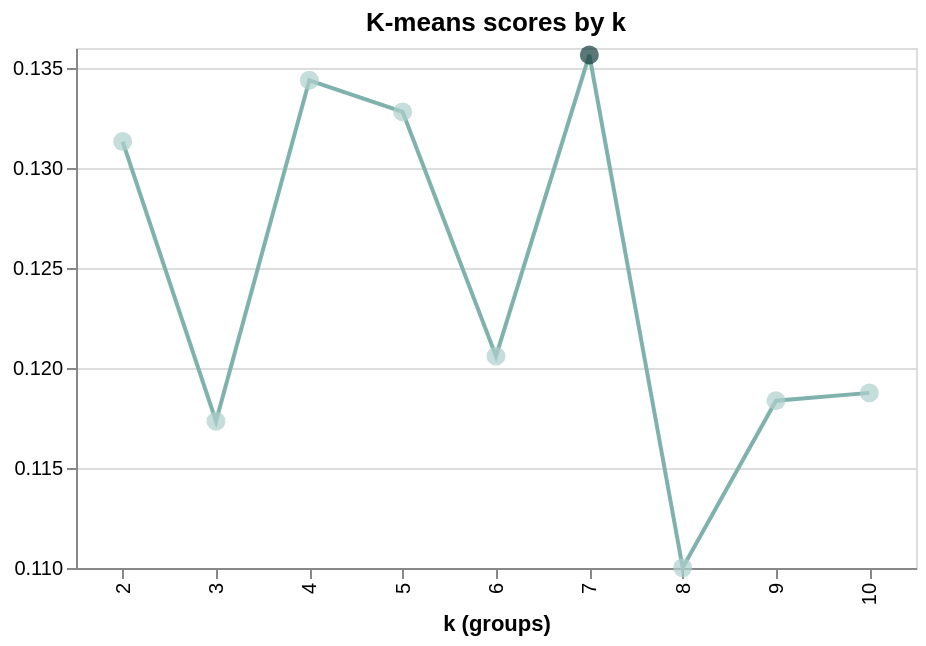

The code cell stored with this chart in its notebook:
### Markdown cell above
The same k checks, interactive. Pick a score in the menu. Hover a point for its value. The chosen k is the dark point.

### Code cell
import altair as alt
import geopandas as gpd

alt.renderers.enable("html")            # the chart works in the saved HTML page too
alt.data_transformers.disable_max_rows()

import json
from pipeline.tract.io import out_dir

# Read the saved results of groups.run() above, so this cell runs on its own
km = pd.read_csv(out_dir() / "groups_k_metrics.csv")
K = json.loads((out_dir() / "groups_summary.json").read_text())["k"]
scores = {"silhouette": "Silhouette (higher is better)", "davies_bouldin": "Davies-Bouldin (lower is better)",
          "gap": "Gap statistic (higher is better)", "ari_seeds": "Stability across seeds, ARI",
          "ari_bootstrap": "Stability across subsamples, ARI", "smallest_group_share": "Smallest group share"}
long = km.melt(id_vars="k", value_vars=[c for c in scores if c in km.columns], var_name="score", value_name="value")
long["score"] = long.score.map(scores)
long["chosen"] = long.k == K

pick = alt.param(name="score", value=scores["silhouette"],
                 bind=alt.binding_select(options=list(scores.values()), name="Score "))
base = alt.Chart(long).transform_filter(alt.datum.score == pick)
line = base.mark_line(color="#7fb2ad").encode(x=alt.X("k:O", title="k (groups)"), y=alt.Y("value:Q", title=None, scale=alt.Scale(zero=False)))
dots = base.mark_circle(size=90).encode(
    x="k:O", y="value:Q",
    color=alt.condition(alt.datum.chosen, alt.value("#143c3c"), alt.value("#aed0cc")),
    tooltip=["k:O", alt.Tooltip("value:Q", format=".3f")],
)
(line + dots).add_params(pick).properties(width=420, height=260, title="K-means scores by k")

### Figure 1 — Vega-Lite specification as saved in the notebook (floating-point values rounded to 4 significant figures)
{"config": {"view": {"continuousWidth": 300, "continuousHeight": 300}}, "layer": [{"mark": {"type": "line", "color": "#7fb2ad"}, "encoding": {"x": {"field": "k", "title": "k (groups)", "type": "ordinal"}, "y": {"field": "value", "scale": {"zero": false}, "title": null, "type": "quantitative"}}, "transform": [{"filter": "(datum.score === score)"}]}, {"mark": {"type": "circle", "size": 90}, "encoding": {"color": {"condition": {"test": "datum.chosen", "value": "#143c3c"}, "value": "#aed0cc"}, "tooltip": [{"field": "k", "type": "ordinal"}, {"field": "value", "format": ".3f", "type": "quantitative"}], "x": {"field": "k", "type": "ordinal"}, "y": {"field": "value", "type": "quantitative"}}, "transform": [{"filter": "(datum.score === score)"}]}], "data": {"name": "data-d399e3dad459021b88b86acd9b25a008"}, "height": 260, "params": [{"name": "score", "bind": {"input": "select", "options": ["Silhouette (higher is better)", "Davies-Bouldin (lower is better)", "Gap statistic (higher is better)", "Stability across seeds, ARI", "Stability across subsamples, ARI", "Smallest group share"], "name": "Score "}, "value": "Silhouette (higher is better)"}], "title": "K-means scores by k", "width": 420, "$schema": "https://vega.github.io/schema/vega-lite/v6.4.1.json", "datasets": {"data-d399e3dad459021b88b86acd9b25a008": [{"k": 2, "score": "Silhouette (higher is better)", "value": 0.1313, "chosen": false}, {"k": 3, "score": "Silhouette (higher is better)", "value": 0.1173, "chosen": false}, {"k": 4, "score": "Silhouette (higher is better)", "value": 0.1344, "chosen": false}, {"k": 5, "score": "Silhouette (higher is better)", "value": 0.1328, "chosen": false}, {"k": 6, "score": "Silhouette (higher is better)", "value": 0.1206, "chosen": false}, {"k": 7, "score": "Silhouette (higher is better)", "value": 0.1357, "chosen": true}, {"k": 8, "score": "Silhouette (higher is better)", "value": 0.11, "chosen": false}, {"k": 9, "score": "Silhouette (higher is better)", "value": 0.1184, "chosen": false}, {"k": 10, "score": "Silhouette (higher is better)", "value": 0.1188, "chosen": false}, {"k": 2, "score": "Davies-Bouldin (lower is better)", "value": 2.33, "chosen": false}, {"k": 3, "score": "Davies-Bouldin (lower is better)", "value": 2.139, "chosen": false}, {"k": 4, "score": "Davies-Bouldin (lower is better)", "value": 1.806, "chosen": false}, {"k": 5, "score": "Davies-Bouldin (lower is better)", "value": 1.717, "chosen": false}, {"k": 6, "score": "Davies-Bouldin (lower is better)", "value": 1.712, "chosen": false}, {"k": 7, "score": "Davies-Bouldin (lower is better)", "value": 1.58, "chosen": true}, {"k": 8, "score": "Davies-Bouldin (lower is better)", "value": 1.652, "chosen": false}, {"k": 9, "score": "Davies-Bouldin (lower is better)", "value": 1.581, "chosen": false}, {"k": 10, "score": "Davies-Bouldin (lower is better)", "value": 1.528, "chosen": false}, {"k": 2, "score": "Gap statistic (higher is better)", "value": 1.159, "chosen": false}, {"k": 3, "score": "Gap statistic (higher is better)", "value": 1.146, "chosen": false}, {"k": 4, "score": "Gap statistic (higher is better)", "value": 1.153, "chosen": false}, {"k": 5, "score": "Gap statistic (higher is better)", "value": 1.172, "chosen": false}, {"k": 6, "score": "Gap statistic (higher is better)", "value": 1.182, "chosen": false}, {"k": 7, "score": "Gap statistic (higher is better)", "value": 1.202, "chosen": true}, {"k": 8, "score": "Gap statistic (higher is better)", "value": 1.2, "chosen": false}, {"k": 9, "score": "Gap statistic (higher is better)", "value": 1.204, "chosen": false}, {"k": 10, "score": "Gap statistic (higher is better)", "value": 1.204, "chosen": false}, {"k": 2, "score": "Stability across seeds, ARI", "value": 0.8815, "chosen": false}, {"k": 3, "score": "Stability across seeds, ARI", "value": 0.3883, "chosen": false}, {"k": 4, "score": "Stability across seeds, ARI", "value": 0.4182, "chosen": false}, {"k": 5, "score": "Stability across seeds, ARI", "value": 0.3786, "chosen": false}, {"k": 6, "score": "Stability across seeds, ARI", "value": 0.5454, "chosen": false}, {"k": 7, "score": "Stability across seeds, ARI", "value": 0.9544, "chosen": true}, {"k": 8, "score": "Stability across seeds, ARI", "value": 0.6336, "chosen": false}, {"k": 9, "score": "Stability across seeds, ARI", "value": 0.5961, "chosen": false}, {"k": 10, "score": "Stability across seeds, ARI", "value": 0.5467, "chosen": false}, {"k": 2, "score": "Stability across subsamples, ARI", "value": 0.8451, "chosen": false}, {"k": 3, "score": "Stability across subsamples, ARI", "value": 0.4976, "chosen": false}, {"k": 4, "score": "Stability across subsamples, ARI", "value": 0.6343, "chosen": false}, {"k": 5, "score": "Stability across subsamples, ARI", "value": 0.7766, "chosen": false}, {"k": 6, "score": "Stability across subsamples, ARI", "value": 0.4367, "chosen": false}, {"k": 7, "score": "Stability across subsamples, ARI", "value": 0.9137, "chosen": true}, {"k": 8, "score": "Stability across subsamples, ARI", "value": 0.687, "chosen": false}, {"k": 9, "score": "Stability across subsamples, ARI", "value": 0.817, "chosen": false}, {"k": 10, "score": "Stability across subsamples, ARI", "value": 0.7937, "chosen": false}, {"k": 2, "score": "Smallest group share", "value": 0.467, "chosen": false}, {"k": 3, "score": "Smallest group share", "value": 0.3054, "chosen": false}, {"k": 4, "score": "Smallest group share", "value": 0.03193, "chosen": false}, {"k": 5, "score": "Smallest group share", "value": 0.03067, "chosen": false}, {"k": 6, "score": "Smallest group share", "value": 0.0294, "chosen": false}, {"k": 7, "score": "Smallest group share", "value": 0.02909, "chosen": true}, {"k": 8, "score": "Smallest group share", "value": 0.02877, "chosen": false}, {"k": 9, "score": "Smallest group share", "value": 0.02656, "chosen": false}, {"k": 10, "score": "Smallest group share", "value": 0.02687, "chosen": false}]}}
